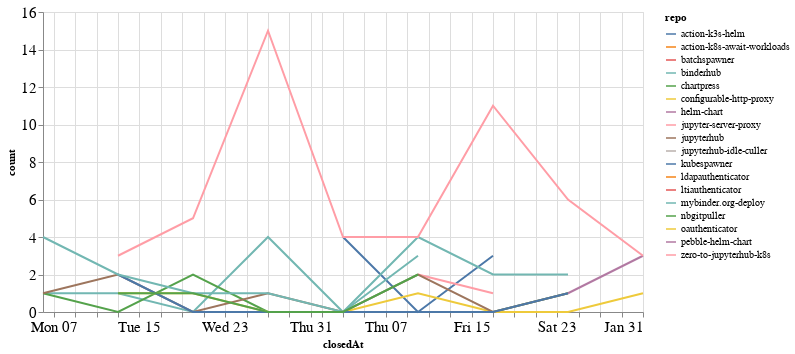

The notebook cell saved with this chart:
### Code cell
closed_by_time = closed_by.groupby('repo').resample('W', on='closedAt').count()['author'].reset_index()
closed_by_time = closed_by_time.rename(columns={'author': 'count'})

alt.Chart(closed_by_time, width=600).mark_line().encode(
    x='closedAt',
    y='count',
    color='repo',
    tooltip="repo"
)

### Figure 1 — Vega-Lite specification as saved in the notebook (floating-point values rounded to 4 significant figures)
{"config": {"axisLeft": {"labelFontSize": 15}, "axisBottom": {"labelFontSize": 15}}, "data": {"name": "data-8cd1735111787e665ccb444601913de1"}, "mark": "line", "encoding": {"color": {"type": "nominal", "field": "repo"}, "tooltip": {"type": "nominal", "field": "repo"}, "x": {"type": "temporal", "field": "closedAt"}, "y": {"type": "quantitative", "field": "count"}}, "width": 600, "$schema": "https://vega.github.io/schema/vega-lite/v4.8.1.json", "datasets": {"data-8cd1735111787e665ccb444601913de1": [{"repo": "action-k3s-helm", "closedAt": "2021-01-03T00:00:00", "count": 4}, {"repo": "action-k3s-helm", "closedAt": "2021-01-10T00:00:00", "count": 0}, {"repo": "action-k3s-helm", "closedAt": "2021-01-17T00:00:00", "count": 3}, {"repo": "action-k8s-await-workloads", "closedAt": "2021-01-31T00:00:00", "count": 7}, {"repo": "batchspawner", "closedAt": "2021-01-31T00:00:00", "count": 4}, {"repo": "binderhub", "closedAt": "2020-12-06T00:00:00", "count": 1}, {"repo": "binderhub", "closedAt": "2020-12-13T00:00:00", "count": 1}, {"repo": "binderhub", "closedAt": "2020-12-20T00:00:00", "count": 0}, {"repo": "binderhub", "closedAt": "2020-12-27T00:00:00", "count": 4}, {"repo": "binderhub", "closedAt": "2021-01-03T00:00:00", "count": 0}, {"repo": "binderhub", "closedAt": "2021-01-10T00:00:00", "count": 4}, {"repo": "binderhub", "closedAt": "2021-01-17T00:00:00", "count": 2}, {"repo": "binderhub", "closedAt": "2021-01-24T00:00:00", "count": 2}, {"repo": "chartpress", "closedAt": "2020-12-06T00:00:00", "count": 1}, {"repo": "chartpress", "closedAt": "2020-12-13T00:00:00", "count": 0}, {"repo": "chartpress", "closedAt": "2020-12-20T00:00:00", "count": 2}, {"repo": "chartpress", "closedAt": "2020-12-27T00:00:00", "count": 0}, {"repo": "chartpress", "closedAt": "2021-01-03T00:00:00", "count": 0}, {"repo": "chartpress", "closedAt": "2021-01-10T00:00:00", "count": 0}, {"repo": "chartpress", "closedAt": "2021-01-17T00:00:00", "count": 0}, {"repo": "chartpress", "closedAt": "2021-01-24T00:00:00", "count": 1}, {"repo": "configurable-http-proxy", "closedAt": "2020-12-13T00:00:00", "count": 1}, {"repo": "configurable-http-proxy", "closedAt": "2020-12-20T00:00:00", "count": 1}, {"repo": "configurable-http-proxy", "closedAt": "2020-12-27T00:00:00", "count": 0}, {"repo": "configurable-http-proxy", "closedAt": "2021-01-03T00:00:00", "count": 0}, {"repo": "configurable-http-proxy", "closedAt": "2021-01-10T00:00:00", "count": 1}, {"repo": "configurable-http-proxy", "closedAt": "2021-01-17T00:00:00", "count": 0}, {"repo": "configurable-http-proxy", "closedAt": "2021-01-24T00:00:00", "count": 0}, {"repo": "configurable-http-proxy", "closedAt": "2021-01-31T00:00:00", "count": 1}, {"repo": "helm-chart", "closedAt": "2021-01-24T00:00:00", "count": 1}, {"repo": "helm-chart", "closedAt": "2021-01-31T00:00:00", "count": 3}, {"repo": "jupyter-server-proxy", "closedAt": "2021-01-10T00:00:00", "count": 2}, {"repo": "jupyter-server-proxy", "closedAt": "2021-01-17T00:00:00", "count": 1}, {"repo": "jupyterhub", "closedAt": "2020-12-06T00:00:00", "count": 1}, {"repo": "jupyterhub", "closedAt": "2020-12-13T00:00:00", "count": 2}, {"repo": "jupyterhub", "closedAt": "2020-12-20T00:00:00", "count": 0}, {"repo": "jupyterhub", "closedAt": "2020-12-27T00:00:00", "count": 1}, {"repo": "jupyterhub", "closedAt": "2021-01-03T00:00:00", "count": 0}, {"repo": "jupyterhub", "closedAt": "2021-01-10T00:00:00", "count": 2}, {"repo": "jupyterhub", "closedAt": "2021-01-17T00:00:00", "count": 0}, {"repo": "jupyterhub", "closedAt": "2021-01-24T00:00:00", "count": 1}, {"repo": "jupyterhub-idle-culler", "closedAt": "2021-01-31T00:00:00", "count": 1}, {"repo": "kubespawner", "closedAt": "2020-12-13T00:00:00", "count": 2}, {"repo": "kubespawner", "closedAt": "2020-12-20T00:00:00", "count": 0}, {"repo": "kubespawner", "closedAt": "2020-12-27T00:00:00", "count": 0}, {"repo": "kubespawner", "closedAt": "2021-01-03T00:00:00", "count": 0}, {"repo": "kubespawner", "closedAt": "2021-01-10T00:00:00", "count": 0}, {"repo": "kubespawner", "closedAt": "2021-01-17T00:00:00", "count": 0}, {"repo": "kubespawner", "closedAt": "2021-01-24T00:00:00", "count": 1}, {"repo": "ldapauthenticator", "closedAt": "2020-12-13T00:00:00", "count": 1}, {"repo": "ltiauthenticator", "closedAt": "2020-12-06T00:00:00", "count": 1}, {"repo": "mybinder.org-deploy", "closedAt": "2020-12-06T00:00:00", "count": 4}, {"repo": "mybinder.org-deploy", "closedAt": "2020-12-13T00:00:00", "count": 2}, {"repo": "mybinder.org-deploy", "closedAt": "2020-12-20T00:00:00", "count": 1}, {"repo": "mybinder.org-deploy", "closedAt": "2020-12-27T00:00:00", "count": 1}, {"repo": "mybinder.org-deploy", "closedAt": "2021-01-03T00:00:00", "count": 0}, {"repo": "mybinder.org-deploy", "closedAt": "2021-01-10T00:00:00", "count": 3}, {"repo": "nbgitpuller", "closedAt": "2020-12-13T00:00:00", "count": 1}, {"repo": "nbgitpuller", "closedAt": "2020-12-20T00:00:00", "count": 1}, {"repo": "nbgitpuller", "closedAt": "2020-12-27T00:00:00", "count": 0}, {"repo": "nbgitpuller", "closedAt": "2021-01-03T00:00:00", "count": 0}, {"repo": "nbgitpuller", "closedAt": "2021-01-10T00:00:00", "count": 2}, {"repo": "oauthenticator", "closedAt": "2020-12-06T00:00:00", "count": 1}, {"repo": "pebble-helm-chart", "closedAt": "2020-12-13T00:00:00", "count": 1}, {"repo": "zero-to-jupyterhub-k8s", "closedAt": "2020-12-13T00:00:00", "count": 3}, {"repo": "zero-to-jupyterhub-k8s", "closedAt": "2020-12-20T00:00:00", "count": 5}, {"repo": "zero-to-jupyterhub-k8s", "closedAt": "2020-12-27T00:00:00", "count": 15}, {"repo": "zero-to-jupyterhub-k8s", "closedAt": "2021-01-03T00:00:00", "count": 4}, {"repo": "zero-to-jupyterhub-k8s", "closedAt": "2021-01-10T00:00:00", "count": 4}, {"repo": "zero-to-jupyterhub-k8s", "closedAt": "2021-01-17T00:00:00", "count": 11}, {"repo": "zero-to-jupyterhub-k8s", "closedAt": "2021-01-24T00:00:00", "count": 6}, {"repo": "zero-to-jupyterhub-k8s", "closedAt": "2021-01-31T00:00:00", "count": 3}]}}
